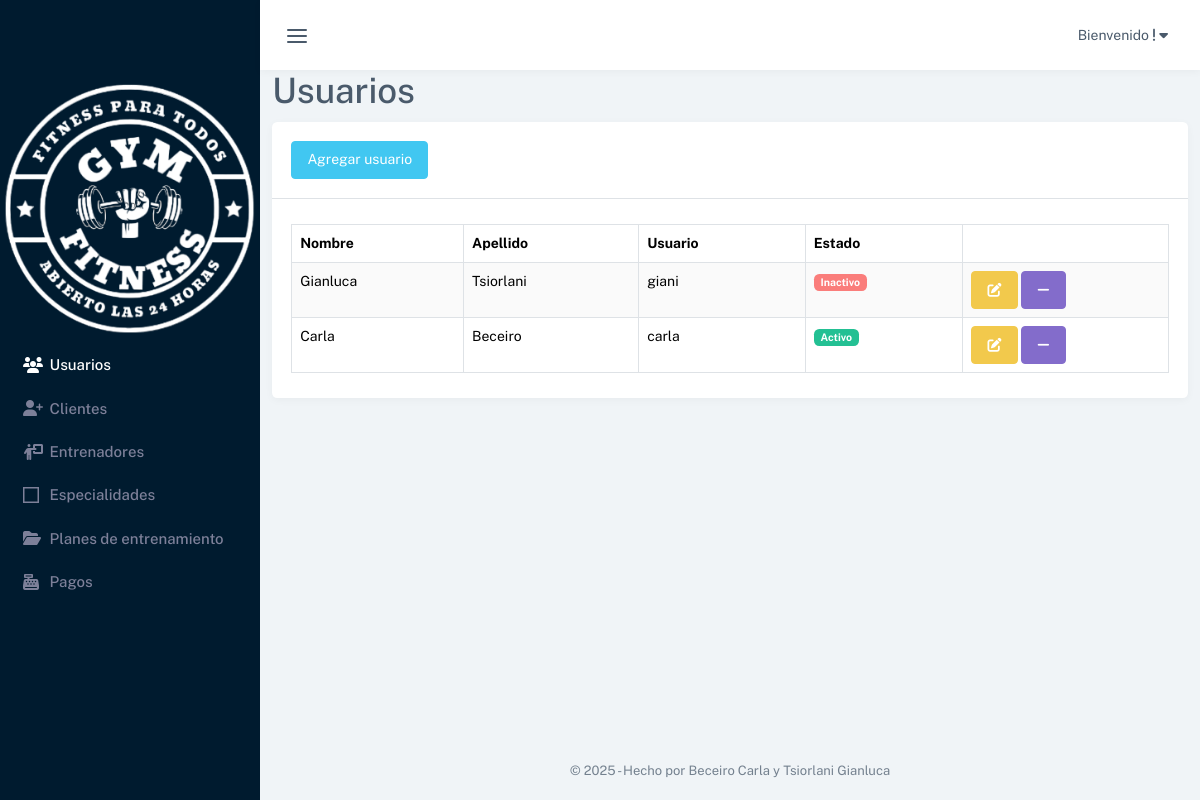
The app's page /usuarios (signed in) with its own data.
### tables this page shows
CREATE TABLE `usuarios` (
  `id` int(11) NOT NULL,
  `usuario` varchar(50) DEFAULT NULL,
  `contrasena` text DEFAULT NULL,
  `apellido` varchar(50) DEFAULT NULL,
  `estado` tinyint(1) DEFAULT 0,
  `nombre` varchar(50) DEFAULT NULL
);

### controladores/controlador.plantilla.php (called while the page is built, shortened)
<?php
class ControladorPlantilla
{
    public function ctrMostrarPlantilla()
    {
        include 'vistas/plantilla.php';
    }
}

### index.php (called while the page is built, shortened)
<?php
require_once 'controladores/controlador.plantilla.php';
require_once 'controladores/controlador.usuarios.php';
require_once 'modelos/modelo.usuarios.php';
$plantilla = new ControladorPlantilla();
$plantilla->ctrMostrarPlantilla();

### modelos/conexion.php (called while the page is built, shortened)
<?php
class Conexion
{
	static public function conectar()
	{
		try {
			$link = new PDO(
				"mysql:host=" . self::HOST . ";dbname=" . self::DBNAME,
				self::USER,
				self::PASSWORD
			);
			$link->exec("set names utf8");
			return $link;
		} catch (PDOException $e) {
			die("Error en la conexión a la base de datos: " . $e->getMessage());
		}
	}
}

### modelos/modelo.usuarios.php (called while the page is built, shortened)
<?php
require_once 'conexion.php';
class ModeloUsuarios
{
    static public function mdlMostrarUsuarios($item, $valor)
    {
        if ($item != null) {
            try {
                $usuarios = Conexion::conectar()->prepare("SELECT * FROM usuarios WHERE $item = :$item");
                $usuarios->bindParam(":" . $item, $valor, PDO::PARAM_STR);
                $usuarios->execute();
                $resultado = $usuarios->fetch(PDO::FETCH_ASSOC);
                return $resultado;
            } catch (Exception $e) {
                return "Error: " . $e->getMessage();
            }
        } else {
            try {
                $usuarios = Conexion::conectar()->prepare("SELECT * FROM usuarios");
                $usuarios->execute();
                return $usuarios->fetchAll(PDO::FETCH_ASSOC);
            } catch (Exception $e) {
                return "Error: " . $e->getMessage();
            }
        }
    }
}

### controladores/controlador.usuarios.php (called while the page is built, shortened)
<?php
class ControladorUsuarios
{
    static public function ctrMostrarUsuarios($item, $valor)
    {
        $respuesta = ModeloUsuarios::mdlMostrarUsuarios($item, $valor);
        return $respuesta;
    }
}

### vistas/modulos/usuarios.php (the view, shortened to what this page needs)
<h1>Usuarios</h1>
<div class="row">
    <div class="col-12">
        <div class="card">
            <div class="card-header">
                <a href="agregar_usuario" class="btn btn-info">Agregar usuario</a>
            </div>
            <div class="card-body">
                <table id="datatable" class="table table-bordered table-striped dt-responsive table-responsive nowrap">
                    <thead>
                        <tr>
                            <th>Nombre</th>
                            <th>Apellido</th>
                            <th>Usuario</th>
                            <th>Estado</th>
                            <th colspan="2"></th>
                        </tr>
                    </thead>
                    <tbody>
                        <?php
                        $usuarios = ControladorUsuarios::ctrMostrarUsuarios(null, null);
                        foreach ($usuarios as $key => $usuario) {
                            ?>
                            <tr style="background-color:#000888">
                                <td> <?php echo $usuario["nombre"] ?></td>
                                <td> <?php echo $usuario["apellido"] ?></td>
                                <td> <?php echo $usuario["usuario"] ?> </td>
                                <td>
                                    <?php if ($usuario["estado"] == 1) { ?>
                                        <span class="badge bg-success">Activo</span>
                                    <?php } else { ?>
                                        <span class="badge bg-danger">Inactivo</span>
                                    <?php } ?>
                                </td>
                                <td><a href="index.php?pagina=editar_usuario&id=<?php echo $usuario["id"] ?>"
                                        class="btn btn-warning"><i class="fas fa-edit"></i></a>
                                    <button class="btn btn-secondary btnEstadoUsuario" id=<?php echo $usuario["id"]; ?>
                                        estado=<?php echo $usuario["estado"]; ?>><i class="fa-solid fa-minus"></i></button>
                                </td>
                            </tr>
                        <?php } ?>
                    </tbody>
                </table>
            </div>
        </div>
    </div>
</div>

### records on screen
usuarios: nombre "Gianluca", apellido "Tsiorlani", usuario "giani", estado "Inactivo"
usuarios: nombre "Carla", apellido "Beceiro", usuario "carla", estado "Activo"
